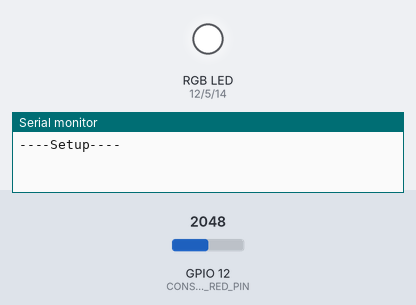
Simulated run of this sketch. Board: ESP32. Parts: an RGB LED mixed from three pins (HIGH = lit), the last lines printed to the serial monitor. The inputs (shaded band) are chosen by the test bench; at power-on: GPIO 12 (CONST_LED_COLOR_RED_PIN) = 2048. Dim RGB values are drawn brighter than linear.

Above: at 0.05 s.
At 5.0 s:
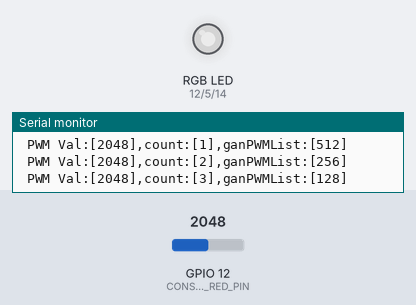
At 6.0 s:
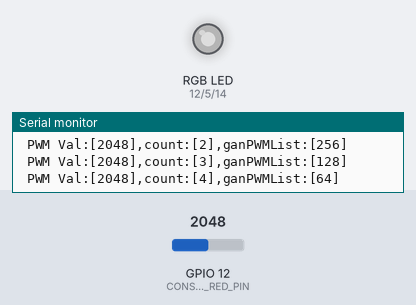
Timing chart, 0 to 7.8 s (numbered marks = the images above):
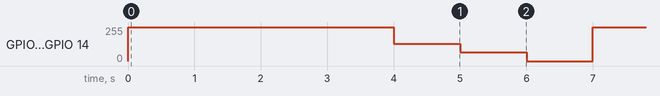

Measured:
- by itself, GPIO 5 (CONST_LED_COLOR_GREEN_PIN), GPIO 12 (CONST_LED_COLOR_RED_PIN), GPIO 14 (CONST_LED_COLOR_BLUE_PIN): repeats every 6.0 s: 64/255 1.0 s, 0/255 1.0 s, 255/255 3.0 s, 128/255 1.0 s

The sketch:

testPWM.ino
```cpp
#include <arduino.h>
#define CONST_LED_COLOR_RED_PIN 12
#define CONST_LED_COLOR_BLUE_PIN 14
#define CONST_LED_COLOR_GREEN_PIN 5

void vLED_ON(short val)
{
  analogWrite(CONST_LED_COLOR_RED_PIN, val);
  analogWrite(CONST_LED_COLOR_BLUE_PIN, val);
  analogWrite(CONST_LED_COLOR_GREEN_PIN, val);
}


void vLED_OFF()
{
  analogWrite(CONST_LED_COLOR_RED_PIN, 0);
  analogWrite(CONST_LED_COLOR_BLUE_PIN, 0);
  analogWrite(CONST_LED_COLOR_GREEN_PIN, 0);
}

void vLED_Blink(short val)
{
  vLED_ON(val);
  delay(50);
  vLED_OFF();
}


void vReset_interval(unsigned long &resetTick)
{
  resetTick = millis();
}

unsigned long ulGet_interval(unsigned long checkTick)
{
  unsigned long cur = millis();
  if (cur >= checkTick)
    return cur - checkTick;
  else
    return 0xffffffff - checkTick + cur;;
}

unsigned long gl100msLoopTick = 0;/* a common 100 ms loop */


void setup() {
  // put your setup code here, to run once:
  Serial.begin(74880);
  //LED PIN MODE
  pinMode(CONST_LED_COLOR_RED_PIN, OUTPUT);
  pinMode(CONST_LED_COLOR_BLUE_PIN, OUTPUT);
  pinMode(CONST_LED_COLOR_GREEN_PIN, OUTPUT);
  Serial.println();
  Serial.println("----Setup----");
  vLED_ON(1023);
}

short count;
short PWMVal;

#define PWM_LIST_LEN 6

short ganPWMList[6] = {1023, 512, 256, 128, 64, 0};

void loop() {
  // put your main code here, to run repeatedly:
  // a common 100 us loop function, for led, sync time, ...
  if (ulGet_interval(gl100msLoopTick) >= 1000)
  {
    if (count % 2 == 0)
    {
      vLED_OFF();
    }
    PWMVal = analogRead(CONST_LED_COLOR_RED_PIN);
    Serial.printf("\n PWM Val:[%d],count:[%d],ganPWMList:[%d]", PWMVal, count,ganPWMList[count]);
    vLED_ON(ganPWMList[count]);
    vReset_interval(gl100msLoopTick);
    count++;
    if (count >= PWM_LIST_LEN) {
      count = 0;
    }
  }
}
```
